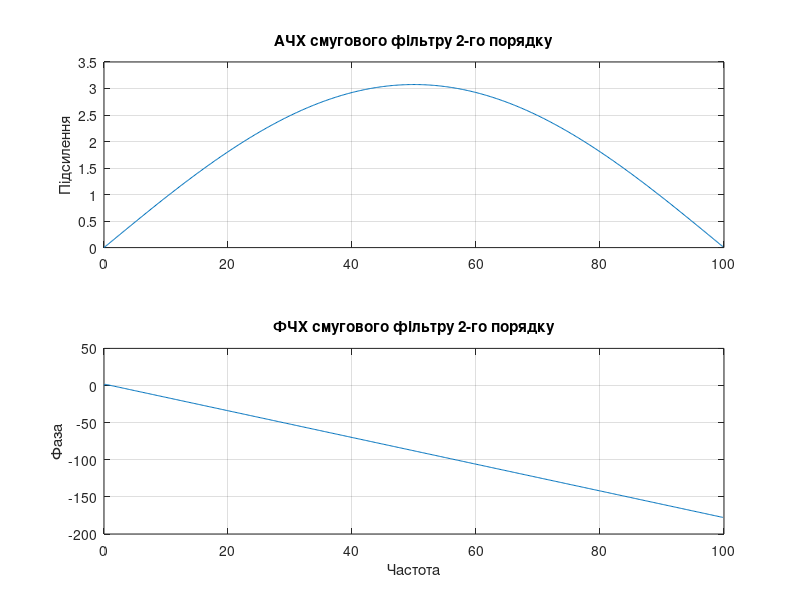

The MATLAB source for this figure: (Note: this script raises an error after producing the figure.)
function lab03_main
%=== Дисципліна:Основи обробки біомедичної інформації ===
%--- Лабораторна робота #3 ФІЛЬТРАЦІЯ БІОСИГНАЛІВ ФІЛЬТРАМИ З НІХ
%
% Використовуйте файли даних: 
%   ecg105.txt - сигнал ЕКГ
%   ecg2x60.dat - сигнал ЕКГ з мережевою перешкодою частотою 60 Гц
%
%----------------------------------------------------------
 
clear, clc, close all
disp('Лабораторна робота #3')
disp('ФІЛЬТРАЦІЯ БІОСИГНАЛІВ ФІЛЬТРАМИ З НІХ')
disp('Виконав: Шелемба П.В., група БМ-462 ІІДС')
 
%=== Завдання #1.1 ===
% Синтезування смугового фільтру 2-го порядку 
fs = 200;
r = 0.6;
fc = 20; % центральна частота
phi = 2*pi.*fc/fs;
b = [1 0 -1]; % чисельник CФ 
a = 1-2*r*cos(phi)*r^2; % знаменник

%=== Завдання #1.2 ===
% АЧХ та ФЧХ смугового фільтру 2-го порядку
n = 512; % кількість точок, що розраховуються
figure(1)
[h,f] = freqz(b, a, n);
mag = abs(h);
phase = angle(h)*180/pi;
subplot(2, 1, 1); plot(f/(2*pi)*fs, mag), grid on;
title('АЧХ смугового фільтру 2-го порядку'); ylabel('Підсилення');
subplot(2, 1, 2); plot(f/(2*pi)*fs, unwrap(phase)), grid on;
title('ФЧХ смугового фільтру 2-го порядку'); xlabel('Частота'); ylabel('Фаза');

% Обчислення нулів та полюсів фільтру
x = roots (b)
y = poly (a)

% Карта нулів та полюсів фільтру
figure(2)
z = zplane(b);

%=== Завдання #1.3 ===
% r = 0.7
r1 = 0.7;
b1 = [1 0 -1];          
a1 = 1-2*r1*cos(phi)*r1^2;     
figure(3)
[h1,f1] = freqz(b1, a1, n);
mag2 = abs(h1);
phase2 = angle(h1)*180/pi;
subplot(2, 1, 1); plot(f1/(2*pi)*fs, mag2), grid on;
title('АЧХ фільтру при r = 0.7'); ylabel('Підсилення');
subplot(2, 1, 2); plot(f1/(2*pi)*fs, unwrap(phase2)), grid on;
title('ФЧХ фільтру при r = 0.7'); xlabel('Частота'); ylabel('Фаза');

% Обчислення нулів та полюсів фільтру
x1 = roots (b1)
y1 = poly (a1)

% Карта нулів та полюсів фільтру
figure(4)
z1 = zplane(b1);

% r = 0.9
r2 = 0.9;
b2 = [1 0 -1];          
a2 = 1-2*r2*cos(phi)*r2^2;     
figure(5)
[h2,f2] = freqz(b2, a2, n);
mag3 = abs(h2);
phase3 = angle(h2)*180/pi;
subplot(2, 1, 1); plot(f2/(2*pi)*fs, mag3), grid on;
title('АЧХ фільтру при r = 0.9'); ylabel('Підсилення');
subplot(2, 1, 2); plot(f2/(2*pi)*fs, unwrap(phase3)), grid on;
title('ФЧХ фільтру при r = 0.9'); xlabel('Частота'); ylabel('Фаза');

% Обчислення нулів та полюсів фільтру
x2 = roots (b2)
y2 = poly (a2)

% Карта нулів та полюсів фільтру
figure(6)
z2 = zplane(b2);

%=== Завдання #1.4 ===
%Побудува графіків перехідних процесів
n2 = 5;
[h3,t3] = stepz(b1, a1, n2, fs);
figure(7)
plot (t3, h3);
[h3,t3] = stepz(b2, a2, n2, fs);
figure(8)
plot (t3, h3);

%=== Завдання #2.1 ===
% Фільтрація ЕКГ при r = 0.6 
r3 = 0.6;
b3 = [1 0 -1];          
a3 = 1-2*r3*cos(phi)*r3^2; 
ecg = load('ecg105.txt'); % сигнал ЕКГ
ecg1 = detrend(ecg);
ecgf1 = filter(b3, a3, ecg1);
t1 = (0:length(ecgf1)-1)/fs;
figure(9)
subplot (2, 1, 1); plot(t1, ecg1), grid on;
title('Нефільтрований сигнал');
xlim([0 2]);
ylabel('Амплітуда');
subplot (2, 1, 2); plot (t1, ecgf1); grid on;
title('Відфільтрований сигнал при r = 0.6');
xlim([0 2]);
xlabel('Відліки'); ylabel('Амплітуда');

%=== Завдання #2.2 ===
% Фільтрація ЕКГ при r = 0.7 та r = 0.8
% r = 0.7
r4 = 0.7;
b4 = [1 0 -1];          
a4 = 1-2*r4*cos(phi)*r4^2; 
ecgf2 = filter(b4, a4, ecg1);
t2 = (0:length(ecgf2)-1)/fs;
figure(10)
subplot (2, 1, 1); plot(t2, ecg1), grid on;
title('Нефільтрований сигнал');
xlim([0 2]);
ylabel('Амплітуда');
subplot (2, 1, 2); plot(t2, ecgf2); grid on;
title('Відфільтрований сигнал при r = 0.7');
xlim([0 2]);
xlabel('Відліки'); ylabel('Амплітуда');

% r = 0.8
r5 = 0.8;
b5 = [1 0 -1];          
a5 = 1-2*r5*cos(phi)*r5^2; 
ecgf3 = filter(b5, a5, ecg1);
t3 = (0:length(ecgf3)-1)/fs;
figure(11)
subplot (2, 1, 1); plot(t3, ecg1), grid on;
title('Нефільтрований сигнал');
xlim([0 2]);
ylabel('Амплітуда');
subplot (2, 1, 2); plot(t3, ecgf3); grid on;
title('Відфільтрований сигнал при r = 0.8');
xlim([0 2]);
xlabel('Відліки'); ylabel('Амплітуда');

%Графіки результатів фільтрації
figure(12)
subplot(2, 1, 1); plot(t2, ecgf2); grid on;
title('Відфільтрований сигнал при r = 0.7');
xlim([0 2]);
ylabel('Амплітуда');
subplot (2, 1, 2); plot (t3, ecgf3); grid on;
title('Відфільтрований сигнал при r = 0.8');
xlim([0 2]);
xlabel('Відліки'); ylabel('Амплітуда');

%=== Завдання #3.1 ===
% Дослідження властивостей режекторного НІХ-фільтру
r6 = 0.8;
phi1 = 110*pi/180;
phi2 = 130*pi/180; 
ax = [1-2*r6*cos(phi1)*r6^2] ;
ax2 = [1-2*r6*cos(phi2)*r6^2];
a6 = conv(ax, ax2);
b6 = [1 1 1]; 
H1 = filt(b6, a6) % передавальна функція

%=== Завдання #3.2 ===
% АЧХ та ФЧХ смугового режекторного НІХ-фільтру
figure(12)
[h4, f4] = freqz(a6, b6, n);
mag4 = abs(h4);
phase4 = angle(h4)*180/pi;
subplot(2, 1, 1); plot(f4/(2*pi)*fs, mag4), grid on;
title ('АЧХ смугового режекторного НІХ-фільтру'); ylabel ('Підсилення');
subplot(2, 1, 2); plot(f4/(2*pi)*fs, unwrap(phase4)), grid on;
title('ФЧХ смугового режекторного НІХ-фільтру'); xlabel('Частота'); ylabel('Фаза');

% Обчислення нулів та полюсів фільтру
x3 = roots (b)
y3 = poly (a)
 
% Карта нулів та полюсів фільтру
figure(13)
z3 = zplane(b,a);

%=== Завдання #3.3 ===
% Порівняння АЧХ і ФЧХ режекторних НІХ і СІХ-фільтрів
figure(14)
subplot(4, 1, 1); plot(f4/(2*pi)*fs, mag4), grid on;
title ('АЧХ режекторного НІХ-фільтру'); ylabel ('Підсилення');
subplot(4, 1, 2); plot(f4/(2*pi)*fs, unwrap(phase4)), grid on;
title('ФЧХ режекторного НІХ-фільтру'); xlabel('Частота'); ylabel('Фаза');
b7 = [1,0.618, 1]; % коефіцієнти різницевого рівняння 
a7 = 1;
[h5,f5] = freqz(b7, a7, n, fs);
mag5 = abs(h5);
phase5 = angle(h5)*180/pi;
subplot(4, 1, 3); plot(f5/(2*pi)*fs, mag5), grid on;
title('АЧХ режекторного СІХ-фільтру'); ylabel('Підсилення');
subplot(4, 1, 4); plot(f5/(2*pi)*fs, unwrap(phase5)), grid on;
title ('ФЧХ режекторного СІХ-фільтру'); xlabel('Частота'); ylabel('Фаза');

%=== Завдання #3.4 ===
% Фільтрацію сигналу ЕКГ(файл ecg2x60.dat) режекторним фільтром
ecg2 = load('ecg2x60.dat'); % сигнал ЕКГ
ecgd2 = detrend(ecg2);
ecgf4 = filter(b6, a6, ecgd2);
t4 = (0:length(ecgf4)-1)/fs;
figure(15)   
subplot (2, 1, 1); plot(t4, ecgd2), grid on;
title('Нефільтрований сигнал з мережевою перешкодою 60 Гц');
xlim([1 2]);
ylabel('Амплітуда');
subplot (2, 1, 2); plot (t4, ecgf4); grid on;
title('Відфільтрований сигнал');
xlim([1 2]);
xlabel('Відліки'); ylabel('Амплітуда');